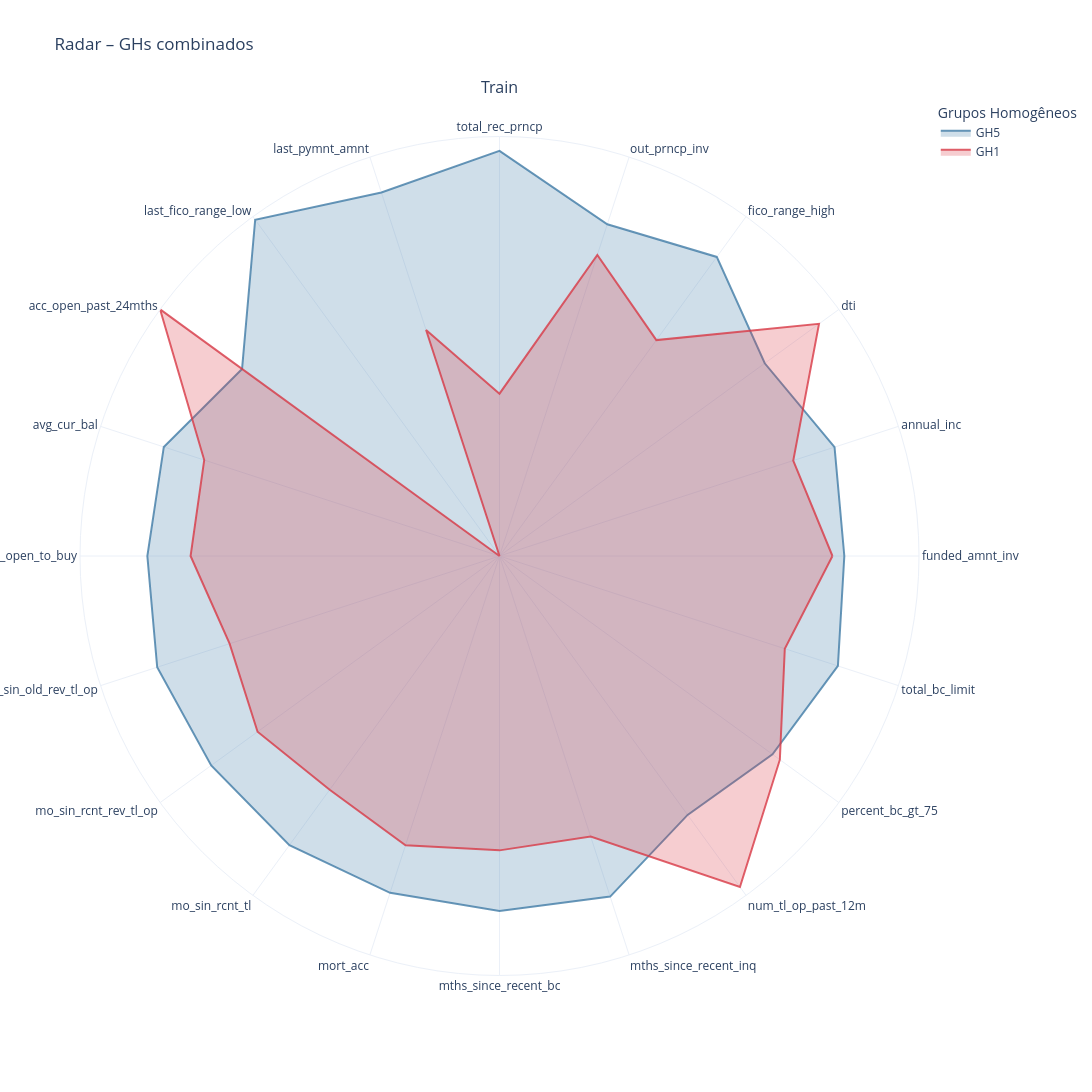

The code cell stored with this chart in its notebook:
### Code cell
# 2) Radar único apenas GH1 e GH3
figs = evaluator.plot_group_radar(
    groups=[1,5],
    separated=False,
    splits=['train']
    )

figs.show()

### Figure 1 — Plotly figure (JSON) as saved in the notebook; plotly's stock layout.template omitted (floating-point values rounded to 4 significant figures)
{"data": [{"customdata": [9136, 9136, 9136, 9136, 9136, 9136, 9136, 9136, 9136, 9136, 9136, 9136, 9136, 9136, 9136, 9136, 9136, 9136, 9136, 9136, 9136], "fill": "toself", "fillcolor": "rgba(65,124,167,0.25)", "hovertemplate": "GH5<br>Split: Train<br>Volume: %{customdata:,}<extra></extra>", "line": {"color": "rgba(65,124,167,0.8)"}, "name": "GH5", "r": [0.02085, 0.06179, -0.07214, 0.157, 0.04289, 0.352, 0.2261, 0.4096, -0.1251, 0.06548, 0.06102, 0.1036, 0.08416, 0.09022, 0.07213, 0.0763, 0.09389, -0.1151, -0.0195, 0.08119, 0.02085], "subplot": "polar", "theta": ["funded_amnt_inv", "annual_inc", "dti", "fico_range_high", "out_prncp_inv", "total_rec_prncp", "last_pymnt_amnt", "last_fico_range_low", "acc_open_past_24mths", "avg_cur_bal", "bc_open_to_buy", "mo_sin_old_rev_tl_op", "mo_sin_rcnt_rev_tl_op", "mo_sin_rcnt_tl", "mort_acc", "mths_since_recent_bc", "mths_since_recent_inq", "num_tl_op_past_12m", "percent_bc_gt_75", "total_bc_limit", "funded_amnt_inv"], "type": "scatterpolar"}, {"customdata": [812, 812, 812, 812, 812, 812, 812, 812, 812, 812, 812, 812, 812, 812, 812, 812, 812, 812, 812, 812, 812], "fill": "toself", "fillcolor": "rgba(217,58,70,0.25)", "hovertemplate": "GH1<br>Split: Train<br>Volume: %{customdata:,}<extra></extra>", "line": {"color": "rgba(217,58,70,0.8)"}, "name": "GH1", "r": [-0.04428, -0.1764, 0.2957, -0.4068, -0.1343, -0.9805, -0.5674, -1.871, 0.4305, -0.1675, -0.1762, -0.3139, -0.2303, -0.2857, -0.2019, -0.256, -0.2523, 0.3733, 0.03027, -0.2252, -0.04428], "subplot": "polar", "theta": ["funded_amnt_inv", "annual_inc", "dti", "fico_range_high", "out_prncp_inv", "total_rec_prncp", "last_pymnt_amnt", "last_fico_range_low", "acc_open_past_24mths", "avg_cur_bal", "bc_open_to_buy", "mo_sin_old_rev_tl_op", "mo_sin_rcnt_rev_tl_op", "mo_sin_rcnt_tl", "mort_acc", "mths_since_recent_bc", "mths_since_recent_inq", "num_tl_op_past_12m", "percent_bc_gt_75", "total_bc_limit", "funded_amnt_inv"], "type": "scatterpolar"}], "layout": {"annotations": [{"font": {"size": 16}, "showarrow": false, "text": "Train", "x": 0.5, "xanchor": "center", "xref": "paper", "y": 1, "yanchor": "bottom", "yref": "paper"}], "height": 1200, "legend": {"title": {"text": "Grupos Homogêneos"}}, "polar": {"domain": {"x": [0, 1], "y": [0, 1]}, "radialaxis": {"visible": false}}, "title": {"text": "Radar – GHs combinados"}, "width": 1200}}
